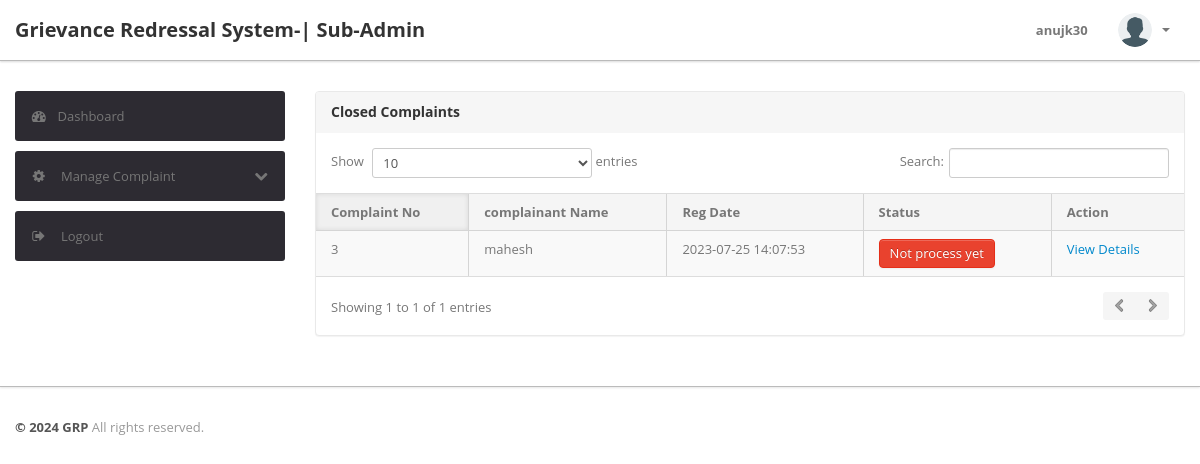
The page /admin/sub/notprocess-complaint.php (signed in) on the database its author committed.
### tables this page shows
CREATE TABLE `tblcomplaints` (
  `complaintNumber` int(11) NOT NULL,
  `userId` int(11) DEFAULT NULL,
  `category` int(11) DEFAULT NULL,
  `subcategory` varchar(255) DEFAULT NULL,
  `complaintType` varchar(255) DEFAULT NULL,
  `state` varchar(255) DEFAULT NULL,
  `noc` varchar(255) DEFAULT NULL,
  `complaintDetails` mediumtext DEFAULT NULL,
  `complaintFile` varchar(255) DEFAULT NULL,
  `regDate` timestamp NULL DEFAULT current_timestamp(),
  `status` varchar(50) DEFAULT NULL,
  `lastUpdationDate` timestamp NULL DEFAULT NULL ON UPDATE current_timestamp()
);

CREATE TABLE `users` (
  `id` int(11) NOT NULL,
  `fullName` varchar(255) DEFAULT NULL,
  `userEmail` varchar(255) DEFAULT NULL,
  `password` varchar(255) DEFAULT NULL,
  `contactNo` bigint(11) DEFAULT NULL,
  `address` tinytext DEFAULT NULL,
  `State` varchar(255) DEFAULT NULL,
  `country` varchar(255) DEFAULT NULL,
  `pincode` int(6) DEFAULT NULL,
  `userImage` varchar(255) DEFAULT NULL,
  `regDate` timestamp NOT NULL DEFAULT current_timestamp(),
  `updationDate` timestamp NULL DEFAULT NULL,
  `status` int(1) DEFAULT NULL
);

### admin/sub/notprocess-complaint.php (the view, shortened to what this page needs)
<?php
include('../include/config.php');
if(strlen($_SESSION['subalogin'])==0)
	{
header('location:../index.php');
}
else{
?>
<!DOCTYPE html>
<html lang="en">
<head>
	<link type="text/css" href="../bootstrap/css/bootstrap.min.css" rel="stylesheet">
	<link type="text/css" href="../bootstrap/css/bootstrap-responsive.min.css" rel="stylesheet">
	<link type="text/css" href="../css/theme.css" rel="stylesheet">
	<link type="text/css" href="../images/icons/css/font-awesome.css" rel="stylesheet">
</head>
<body>
<?php include('include/header.php');?>
	<div class="wrapper">
		<div class="container">
			<div class="row">
<?php include('include/sidebar.php');?>
			<div class="span9">
					<div class="content">
	<div class="module">
							<div class="module-head">
								<h3>Closed Complaints</h3>
							</div>
							<div class="module-body table">
								<table cellpadding="0" cellspacing="0" border="0" class="datatable-1 table table-bordered table-striped	 display" >
									<thead>
										<tr>
											<th>Complaint No</th>
											<th> complainant Name</th>
											<th>Reg Date</th>
											<th>Status</th>
											<th>Action</th>
										</tr>
									</thead>
<tbody>
<?php
$subid=$_SESSION['suid'];
$query=mysqli_query($con,"select tblcomplaints.*,
	users.fullName as name from tblcomplaints
	join users on users.id=tblcomplaints.userId
	join tblforwardhistory on tblforwardhistory.ComplaintNumber=tblcomplaints.complaintNumber
	where tblcomplaints.status is null and tblforwardhistory.ForwardTo='$subid'");
while($row=mysqli_fetch_array($query))
{
?>
										<tr>
											<td><?php echo htmlentities($row['complaintNumber']);?></td>
											<td><?php echo htmlentities($row['name']);?></td>
											<td><?php echo htmlentities($row['regDate']);?></td>
											<td><button type="button" class="btn btn-danger">Not process yet</button></td>
											<td>   <a href="complaint-details.php?cid=<?php echo htmlentities($row['complaintNumber']);?>"> View Details</a>
											</td>
											</tr>
										<?php  } ?>
										</tbody>
								</table>
							</div>
						</div>
					</div>
				</div>
			</div>
		</div>
	</div>
<?php include('include/footer.php');?>
</body>
<?php } ?>

### rows shown on the page
tblcomplaints: complaintNumber "3", userId.fullName "mahesh", regDate "2023-07-25 14:07:53"

### other values the page prints
$_SESSION['subalogin'] "anujk30"
